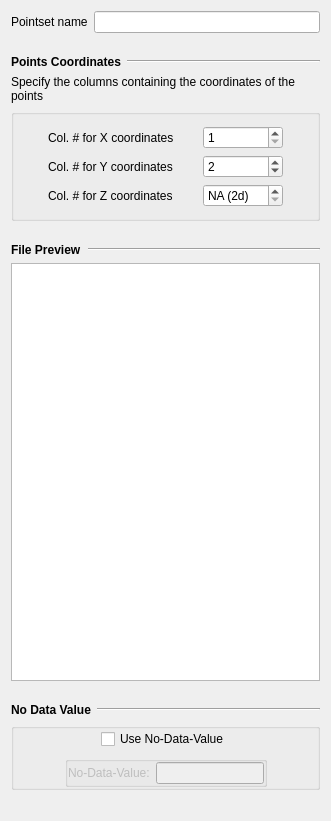
<ui version="4.0" >
 <class>GslibPointsetImport</class>
 <widget class="QWidget" name="GslibPointsetImport" >
  <property name="geometry" >
   <rect>
    <x>0</x>
    <y>0</y>
    <width>331</width>
    <height>821</height>
   </rect>
  </property>
  <property name="windowTitle" >
   <string>Pointset Characteristics</string>
  </property>
  <layout class="QVBoxLayout" >
   <item>
    <layout class="QHBoxLayout" >
     <property name="spacing" >
      <number>6</number>
     </property>
     <property name="leftMargin" >
      <number>0</number>
     </property>
     <property name="topMargin" >
      <number>0</number>
     </property>
     <property name="rightMargin" >
      <number>0</number>
     </property>
     <property name="bottomMargin" >
      <number>0</number>
     </property>
     <item>
      <widget class="QLabel" name="TextLabel4_4" >
       <property name="sizePolicy" >
        <sizepolicy vsizetype="Preferred" hsizetype="Fixed" >
         <horstretch>0</horstretch>
         <verstretch>0</verstretch>
        </sizepolicy>
       </property>
       <property name="text" >
        <string>Pointset name</string>
       </property>
       <property name="wordWrap" >
        <bool>false</bool>
       </property>
      </widget>
     </item>
     <item>
      <widget class="QLineEdit" name="name_" >
       <property name="toolTip" >
        <string>name of new grid</string>
       </property>
      </widget>
     </item>
    </layout>
   </item>
   <item>
    <spacer>
     <property name="orientation" >
      <enum>Qt::Vertical</enum>
     </property>
     <property name="sizeType" >
      <enum>QSizePolicy::Fixed</enum>
     </property>
     <property name="sizeHint" >
      <size>
       <width>20</width>
       <height>16</height>
      </size>
     </property>
    </spacer>
   </item>
   <item>
    <layout class="QHBoxLayout" >
     <property name="spacing" >
      <number>6</number>
     </property>
     <property name="leftMargin" >
      <number>0</number>
     </property>
     <property name="topMargin" >
      <number>0</number>
     </property>
     <property name="rightMargin" >
      <number>0</number>
     </property>
     <property name="bottomMargin" >
      <number>0</number>
     </property>
     <item>
      <widget class="QLabel" name="TextLabel1_2_2" >
       <property name="sizePolicy" >
        <sizepolicy vsizetype="Fixed" hsizetype="Fixed" >
         <horstretch>0</horstretch>
         <verstretch>0</verstretch>
        </sizepolicy>
       </property>
       <property name="font" >
        <font>
         <weight>75</weight>
         <bold>true</bold>
        </font>
       </property>
       <property name="text" >
        <string>Points Coordinates</string>
       </property>
       <property name="wordWrap" >
        <bool>false</bool>
       </property>
      </widget>
     </item>
     <item>
      <widget class="Line" name="Line1_2_2" >
       <property name="sizePolicy" >
        <sizepolicy vsizetype="Fixed" hsizetype="Minimum" >
         <horstretch>0</horstretch>
         <verstretch>0</verstretch>
        </sizepolicy>
       </property>
       <property name="frameShape" >
        <enum>QFrame::HLine</enum>
       </property>
       <property name="frameShadow" >
        <enum>QFrame::Sunken</enum>
       </property>
       <property name="orientation" >
        <enum>Qt::Horizontal</enum>
       </property>
      </widget>
     </item>
    </layout>
   </item>
   <item>
    <widget class="QLabel" name="TextLabel1_3" >
     <property name="text" >
      <string>Specify the columns containing the coordinates of the points</string>
     </property>
     <property name="alignment" >
      <set>Qt::AlignLeading|Qt::AlignLeft|Qt::AlignVCenter</set>
     </property>
     <property name="wordWrap" >
      <bool>true</bool>
     </property>
    </widget>
   </item>
   <item>
    <widget class="QGroupBox" name="GroupBox1" >
     <property name="maximumSize" >
      <size>
       <width>32767</width>
       <height>120</height>
      </size>
     </property>
     <property name="title" >
      <string/>
     </property>
     <layout class="QVBoxLayout" >
      <item>
       <layout class="QGridLayout" >
        <property name="leftMargin" >
         <number>0</number>
        </property>
        <property name="topMargin" >
         <number>0</number>
        </property>
        <property name="rightMargin" >
         <number>0</number>
        </property>
        <property name="bottomMargin" >
         <number>0</number>
        </property>
        <property name="horizontalSpacing" >
         <number>6</number>
        </property>
        <property name="verticalSpacing" >
         <number>6</number>
        </property>
        <item row="0" column="0" >
         <widget class="QLabel" name="TextLabel4" >
          <property name="sizePolicy" >
           <sizepolicy vsizetype="Preferred" hsizetype="Fixed" >
            <horstretch>0</horstretch>
            <verstretch>0</verstretch>
           </sizepolicy>
          </property>
          <property name="text" >
           <string>Col. # for X coordinates</string>
          </property>
          <property name="wordWrap" >
           <bool>false</bool>
          </property>
         </widget>
        </item>
        <item row="1" column="1" >
         <widget class="QSpinBox" name="Y_col_" >
          <property name="sizePolicy" >
           <sizepolicy vsizetype="Fixed" hsizetype="Maximum" >
            <horstretch>0</horstretch>
            <verstretch>0</verstretch>
           </sizepolicy>
          </property>
          <property name="maximumSize" >
           <size>
            <width>80</width>
            <height>32767</height>
           </size>
          </property>
          <property name="minimum" >
           <number>1</number>
          </property>
          <property name="maximum" >
           <number>1000000000</number>
          </property>
          <property name="value" >
           <number>2</number>
          </property>
         </widget>
        </item>
        <item row="2" column="1" >
         <widget class="QSpinBox" name="Z_col_" >
          <property name="sizePolicy" >
           <sizepolicy vsizetype="Fixed" hsizetype="Maximum" >
            <horstretch>0</horstretch>
            <verstretch>0</verstretch>
           </sizepolicy>
          </property>
          <property name="maximumSize" >
           <size>
            <width>80</width>
            <height>32767</height>
           </size>
          </property>
          <property name="specialValueText" >
           <string>NA (2d)</string>
          </property>
          <property name="minimum" >
           <number>0</number>
          </property>
          <property name="maximum" >
           <number>1000000000</number>
          </property>
          <property name="value" >
           <number>0</number>
          </property>
         </widget>
        </item>
        <item row="1" column="0" >
         <widget class="QLabel" name="TextLabel4_2" >
          <property name="sizePolicy" >
           <sizepolicy vsizetype="Preferred" hsizetype="Fixed" >
            <horstretch>0</horstretch>
            <verstretch>0</verstretch>
           </sizepolicy>
          </property>
          <property name="text" >
           <string>Col. # for Y coordinates</string>
          </property>
          <property name="wordWrap" >
           <bool>false</bool>
          </property>
         </widget>
        </item>
        <item row="0" column="1" >
         <widget class="QSpinBox" name="X_col_" >
          <property name="sizePolicy" >
           <sizepolicy vsizetype="Fixed" hsizetype="Maximum" >
            <horstretch>0</horstretch>
            <verstretch>0</verstretch>
           </sizepolicy>
          </property>
          <property name="maximumSize" >
           <size>
            <width>80</width>
            <height>32767</height>
           </size>
          </property>
          <property name="minimum" >
           <number>1</number>
          </property>
          <property name="maximum" >
           <number>100000000</number>
          </property>
         </widget>
        </item>
        <item row="2" column="0" >
         <widget class="QLabel" name="TextLabel4_3" >
          <property name="sizePolicy" >
           <sizepolicy vsizetype="Preferred" hsizetype="Fixed" >
            <horstretch>0</horstretch>
            <verstretch>0</verstretch>
           </sizepolicy>
          </property>
          <property name="text" >
           <string>Col. # for Z coordinates</string>
          </property>
          <property name="wordWrap" >
           <bool>false</bool>
          </property>
         </widget>
        </item>
       </layout>
      </item>
     </layout>
    </widget>
   </item>
   <item>
    <spacer>
     <property name="orientation" >
      <enum>Qt::Vertical</enum>
     </property>
     <property name="sizeType" >
      <enum>QSizePolicy::Fixed</enum>
     </property>
     <property name="sizeHint" >
      <size>
       <width>20</width>
       <height>16</height>
      </size>
     </property>
    </spacer>
   </item>
   <item>
    <layout class="QHBoxLayout" >
     <property name="spacing" >
      <number>6</number>
     </property>
     <property name="leftMargin" >
      <number>0</number>
     </property>
     <property name="topMargin" >
      <number>0</number>
     </property>
     <property name="rightMargin" >
      <number>0</number>
     </property>
     <property name="bottomMargin" >
      <number>0</number>
     </property>
     <item>
      <widget class="QLabel" name="TextLabel1_2_2_2" >
       <property name="sizePolicy" >
        <sizepolicy vsizetype="Fixed" hsizetype="Fixed" >
         <horstretch>0</horstretch>
         <verstretch>0</verstretch>
        </sizepolicy>
       </property>
       <property name="font" >
        <font>
         <weight>75</weight>
         <bold>true</bold>
        </font>
       </property>
       <property name="text" >
        <string>File Preview</string>
       </property>
       <property name="wordWrap" >
        <bool>false</bool>
       </property>
      </widget>
     </item>
     <item>
      <widget class="Line" name="Line1_2_2_2" >
       <property name="sizePolicy" >
        <sizepolicy vsizetype="Fixed" hsizetype="Minimum" >
         <horstretch>0</horstretch>
         <verstretch>0</verstretch>
        </sizepolicy>
       </property>
       <property name="frameShape" >
        <enum>QFrame::HLine</enum>
       </property>
       <property name="frameShadow" >
        <enum>QFrame::Sunken</enum>
       </property>
       <property name="orientation" >
        <enum>Qt::Horizontal</enum>
       </property>
      </widget>
     </item>
    </layout>
   </item>
   <item>
    <widget class="QTextBrowser" name="text_preview_" />
   </item>
   <item>
    <spacer>
     <property name="orientation" >
      <enum>Qt::Vertical</enum>
     </property>
     <property name="sizeType" >
      <enum>QSizePolicy::Fixed</enum>
     </property>
     <property name="sizeHint" >
      <size>
       <width>20</width>
       <height>16</height>
      </size>
     </property>
    </spacer>
   </item>
   <item>
    <layout class="QHBoxLayout" >
     <property name="spacing" >
      <number>6</number>
     </property>
     <property name="leftMargin" >
      <number>0</number>
     </property>
     <property name="topMargin" >
      <number>0</number>
     </property>
     <property name="rightMargin" >
      <number>0</number>
     </property>
     <property name="bottomMargin" >
      <number>0</number>
     </property>
     <item>
      <widget class="QLabel" name="TextLabel1_2_2_2_2" >
       <property name="sizePolicy" >
        <sizepolicy vsizetype="Fixed" hsizetype="Fixed" >
         <horstretch>0</horstretch>
         <verstretch>0</verstretch>
        </sizepolicy>
       </property>
       <property name="font" >
        <font>
         <weight>75</weight>
         <bold>true</bold>
        </font>
       </property>
       <property name="text" >
        <string>No Data Value</string>
       </property>
       <property name="wordWrap" >
        <bool>false</bool>
       </property>
      </widget>
     </item>
     <item>
      <widget class="Line" name="Line1_2_2_2_2" >
       <property name="sizePolicy" >
        <sizepolicy vsizetype="Fixed" hsizetype="Minimum" >
         <horstretch>0</horstretch>
         <verstretch>0</verstretch>
        </sizepolicy>
       </property>
       <property name="frameShape" >
        <enum>QFrame::HLine</enum>
       </property>
       <property name="frameShadow" >
        <enum>QFrame::Sunken</enum>
       </property>
       <property name="orientation" >
        <enum>Qt::Horizontal</enum>
       </property>
      </widget>
     </item>
    </layout>
   </item>
   <item>
    <widget class="QGroupBox" name="groupBox5" >
     <property name="title" >
      <string/>
     </property>
     <layout class="QVBoxLayout" >
      <property name="spacing" >
       <number>6</number>
      </property>
      <property name="leftMargin" >
       <number>0</number>
      </property>
      <property name="topMargin" >
       <number>0</number>
      </property>
      <property name="rightMargin" >
       <number>0</number>
      </property>
      <property name="bottomMargin" >
       <number>0</number>
      </property>
      <item>
       <layout class="QHBoxLayout" >
        <property name="spacing" >
         <number>6</number>
        </property>
        <property name="leftMargin" >
         <number>0</number>
        </property>
        <property name="topMargin" >
         <number>0</number>
        </property>
        <property name="rightMargin" >
         <number>0</number>
        </property>
        <property name="bottomMargin" >
         <number>0</number>
        </property>
        <item>
         <spacer>
          <property name="orientation" >
           <enum>Qt::Horizontal</enum>
          </property>
          <property name="sizeType" >
           <enum>QSizePolicy::Expanding</enum>
          </property>
          <property name="sizeHint" >
           <size>
            <width>31</width>
            <height>21</height>
           </size>
          </property>
         </spacer>
        </item>
        <item>
         <widget class="QCheckBox" name="use_no_data_value_" >
          <property name="text" >
           <string>Use No-Data-Value</string>
          </property>
         </widget>
        </item>
        <item>
         <spacer>
          <property name="orientation" >
           <enum>Qt::Horizontal</enum>
          </property>
          <property name="sizeType" >
           <enum>QSizePolicy::Expanding</enum>
          </property>
          <property name="sizeHint" >
           <size>
            <width>31</width>
            <height>20</height>
           </size>
          </property>
         </spacer>
        </item>
       </layout>
      </item>
      <item>
       <layout class="QHBoxLayout" >
        <property name="spacing" >
         <number>6</number>
        </property>
        <property name="leftMargin" >
         <number>0</number>
        </property>
        <property name="topMargin" >
         <number>0</number>
        </property>
        <property name="rightMargin" >
         <number>0</number>
        </property>
        <property name="bottomMargin" >
         <number>0</number>
        </property>
        <item>
         <spacer>
          <property name="orientation" >
           <enum>Qt::Horizontal</enum>
          </property>
          <property name="sizeType" >
           <enum>QSizePolicy::Expanding</enum>
          </property>
          <property name="sizeHint" >
           <size>
            <width>22</width>
            <height>21</height>
           </size>
          </property>
         </spacer>
        </item>
        <item>
         <widget class="QGroupBox" name="NoDataValueBox" >
          <property name="enabled" >
           <bool>false</bool>
          </property>
          <property name="title" >
           <string/>
          </property>
          <layout class="QHBoxLayout" >
           <property name="spacing" >
            <number>6</number>
           </property>
           <property name="leftMargin" >
            <number>0</number>
           </property>
           <property name="topMargin" >
            <number>0</number>
           </property>
           <property name="rightMargin" >
            <number>0</number>
           </property>
           <property name="bottomMargin" >
            <number>0</number>
           </property>
           <item>
            <widget class="QLabel" name="textLabel1" >
             <property name="text" >
              <string>No-Data-Value:</string>
             </property>
             <property name="wordWrap" >
              <bool>false</bool>
             </property>
            </widget>
           </item>
           <item>
            <widget class="QLineEdit" name="no_data_value_edit_" />
           </item>
          </layout>
         </widget>
        </item>
        <item>
         <spacer>
          <property name="orientation" >
           <enum>Qt::Horizontal</enum>
          </property>
          <property name="sizeType" >
           <enum>QSizePolicy::Expanding</enum>
          </property>
          <property name="sizeHint" >
           <size>
            <width>22</width>
            <height>21</height>
           </size>
          </property>
         </spacer>
        </item>
       </layout>
      </item>
     </layout>
    </widget>
   </item>
   <item>
    <spacer>
     <property name="orientation" >
      <enum>Qt::Vertical</enum>
     </property>
     <property name="sizeType" >
      <enum>QSizePolicy::Minimum</enum>
     </property>
     <property name="sizeHint" >
      <size>
       <width>20</width>
       <height>20</height>
      </size>
     </property>
    </spacer>
   </item>
  </layout>
 </widget>
 <layoutdefault spacing="6" margin="11" />
 <pixmapfunction>qPixmapFromMimeSource</pixmapfunction>
 <tabstops>
  <tabstop>name_</tabstop>
  <tabstop>X_col_</tabstop>
  <tabstop>Y_col_</tabstop>
  <tabstop>Z_col_</tabstop>
  <tabstop>use_no_data_value_</tabstop>
  <tabstop>no_data_value_edit_</tabstop>
 </tabstops>
 <resources/>
 <connections>
  <connection>
   <sender>use_no_data_value_</sender>
   <signal>toggled(bool)</signal>
   <receiver>NoDataValueBox</receiver>
   <slot>setEnabled(bool)</slot>
   <hints>
    <hint type="sourcelabel" >
     <x>20</x>
     <y>20</y>
    </hint>
    <hint type="destinationlabel" >
     <x>20</x>
     <y>20</y>
    </hint>
   </hints>
  </connection>
 </connections>
</ui>
